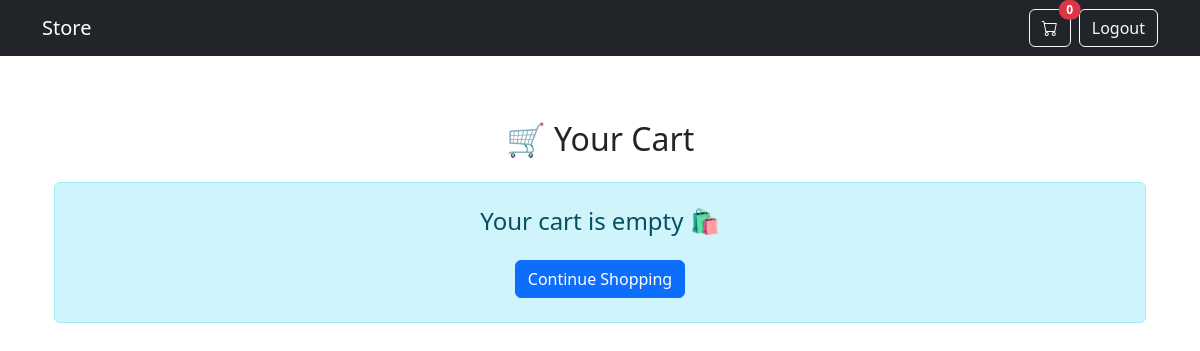
Before: /api/cart/ (signed in) with the older database file.
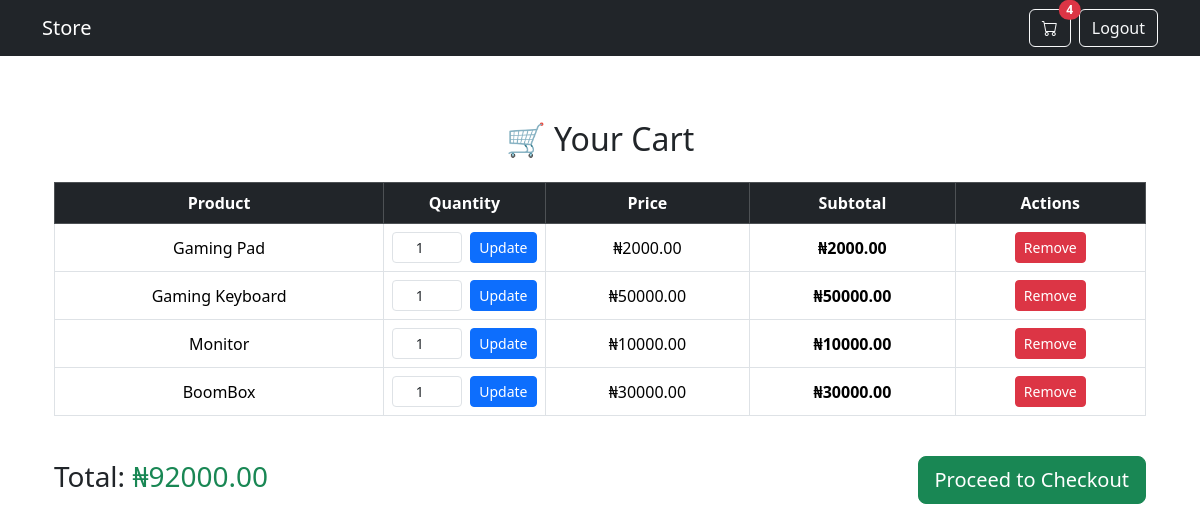
After: the same page with the newer database file.
### cart/models.py (models this page shows)
class CartItem(models.Model):
    cart = models.ForeignKey(Cart, on_delete=models.CASCADE, related_name='items')
    product = models.ForeignKey(Product, on_delete=models.CASCADE)
    quantity = models.IntegerField(default=1)
    def subtotal(self):
        return self.product.price * self.quantity

### products/models.py (models this page shows, shortened)
class Product(models.Model):
    name = models.CharField(max_length=255)
    price = models.DecimalField(max_digits=10, decimal_places=2)
    description = models.TextField()
    image = models.ImageField(upload_to='products/')

### cart/views.py (the view)
# urls.py: path("", views.view_cart, name="view_cart"),
@login_required
def view_cart(request):
    cart = get_user_cart(request.user)
    items = cart.items.all() # all cartItems for this cart
    total = cart.total_price()
    return render(request, "cart/cart.html", {"cart": cart, "items": items, "total": total})

### cart/context_processors.py (called while the page is built)
def cart_item_count(request):
    if request.user.is_authenticated:
        cart, created = Cart.objects.get_or_create(user=request.user)
        return {'cart_item_count': sum(item.quantity for item in cart.items.all())}
    return {'cart_item_count': 0}

### cart/models.py (called while the page is built)
    def total_price(self):
        return sum(item.subtotal() for item in self.items.all())

### cart/views.py (called while the page is built)
def get_user_cart(user):
    cart, created = Cart.objects.get_or_create(user=user)
    return cart

### cart/templates/cart/cart.html (shortened to what this page needs)
{% extends 'base.html' %}
{% block content %}
<div class="container my-5">
  <h2 class="mb-4 text-center">🛒 Your Cart</h2>
  {% if items %}
    <div class="table-responsive">
      <table class="table table-bordered table-hover align-middle text-center">
        <thead class="table-dark">
          <tr>
            <th>Product</th>
            <th style="width: 150px;">Quantity</th>
            <th>Price</th>
            <th>Subtotal</th>
            <th>Actions</th>
          </tr>
        </thead>
        <tbody>
          {% for item in items %}
          <tr>
            <td> {{ item.product.name }}</td>
            <td>
              <form method="POST" action="{% url 'update_cart' item.id %}" class="d-flex justify-content-center align-items-center gap-2">
                <input type="number" name="quantity" value="{{ item.quantity }}" min="0" class="form-control form-control-sm text-center" style="width: 70px;">
                <button type="submit" class="btn btn-sm btn-primary">Update</button>
              </form>
            </td>
            <td>₦{{ item.product.price }}</td>
            <td><strong>₦{{ item.subtotal }}</strong></td>
            <td>
              <a href="{% url 'remove_from_cart' item.id %}" class="btn btn-sm btn-danger">Remove</a>
            </td>
          </tr>
          {% endfor %}
        </tbody>
      </table>
    </div>
    <div class="d-flex justify-content-between align-items-center mt-4">
      <h3>Total: <span class="text-success">₦{{ total }}</span></h3>
      <a href="{% url 'payment_process' %}" class="btn btn-lg btn-success">Proceed to Checkout</a>
    </div>
  {% else %}
    <div class="alert alert-info text-center p-4">
      <h4>Your cart is empty 🛍️</h4>
      <a href="{% url 'product_list' %}" class="btn btn-primary mt-3">Continue Shopping</a>
    </div>
  {% endif %}
</div>
{% endblock %}

### templates/base.html (shortened to what this page needs)
<!DOCTYPE html>
<html lang="en">
<head>
    <link href="https://cdn.jsdelivr.net/npm/bootstrap@5.3.3/dist/css/bootstrap.min.css" rel="stylesheet">
    <link href="https://cdn.jsdelivr.net/npm/bootstrap-icons@1.11.3/font/bootstrap-icons.css" rel="stylesheet">
</head>
<body>
<nav class="navbar navbar-expand-lg navbar-dark bg-dark fixed-top">
  <div class="container">
    <a class="navbar-brand" href="{% url 'product_list' %}">Store</a>
    <div class="ms-auto d-flex align-items-center gap-2">
      <a class="btn btn-outline-light position-relative" href="{% url 'view_cart' %}">
        <i class="bi bi-cart"></i>
        <span id="cart-count" class="position-absolute top-0 start-100 translate-middle badge rounded-pill bg-danger">
          {{ cart_item_count|default:0 }}
        </span>
      </a>
      {% if user.is_authenticated %}
        <a class="btn btn-outline-light w-100 w-lg-auto" href="{% url 'logout' %}">Logout</a>
      {% else %}
        <a class="btn btn-outline-light w-100 w-lg-auto" href="{% url 'login' %}">Login</a>
        <a class="btn btn-outline-light w-100 w-lg-auto" href="{% url 'register' %}">Register</a>
      {% endif %}
    </div>
  </div>
</nav>
<div class="container mt-5 pt-4">
  {% block content %}{% endblock %}
</div>
</body>
</html>

Changed rows visible on the page:
added CartItem: product.name "Gaming Pad", quantity "1", product.price "2000.00", subtotal "2000.00"
added CartItem: product.name "Gaming Keyboard", quantity "1", product.price "50000.00", subtotal "50000.00"
added CartItem: product.name "Monitor", quantity "1", product.price "10000.00", subtotal "10000.00"
added CartItem: product.name "BoomBox", quantity "1", product.price "30000.00", subtotal "30000.00"
Other visible differences:
{{ cart_item_count|default:0 }}: "0" → "4"
{{ total }}: (not shown) → "92000.00"
text no longer shown: "Your cart is empty 🛍️ Continue Shopping"
text now shown: "Product Quantity Price Subtotal Actions Total: ₦ Proceed to Checkout"
